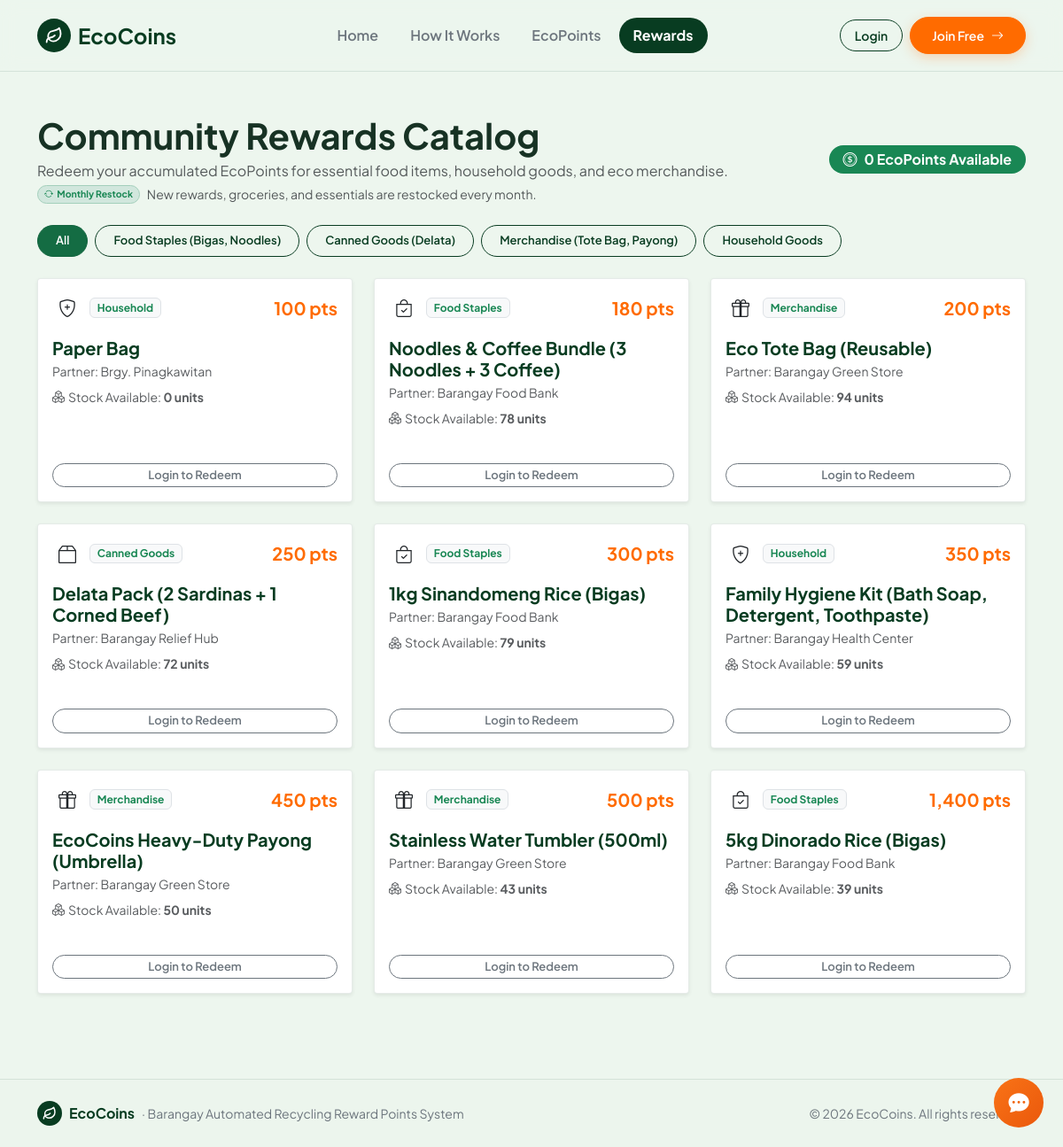
Page /rewards on the committed database.
### tables this page shows
CREATE TABLE rewards (
        id INTEGER PRIMARY KEY AUTOINCREMENT,
        title TEXT NOT NULL,
        category TEXT NOT NULL,
        points_required INTEGER NOT NULL,
        stock INTEGER DEFAULT 50,
        partner_name TEXT DEFAULT '',
        status TEXT DEFAULT 'available'
    );

### route.py (the view, shortened to what this page needs)
    @app.route('/rewards', methods=['GET', 'POST'])
    def rewards():
        user = get_current_user()
        if user and user['role'] == 'staff':
            return redirect(url_for('staff'))
        if user and user['role'] == 'admin':
            return redirect(url_for('admin'))
        message = session.pop('message', None)
        message_type = session.pop('message_type', 'success')
        claim_prompt = session.get('claim_prompt')
        claim_remaining_seconds = 0
        claim_cooldown_seconds = 0
        conn = get_db()
        cur = conn.cursor()
        all_rewards = [dict(r) for r in cur.execute("SELECT * FROM rewards ORDER BY points_required ASC").fetchall()]
        user_redemptions = []
        if user:
            user_redemptions = [dict(r) for r in cur.execute("SELECT * FROM redemptions WHERE user_id = ? ORDER BY created_at DESC", (user['id'],)).fetchall()]
        conn.close()
        user_points = user['points'] if user else 0
        return render_template(
            'rewards.html',
            active_page='rewards',
            rewards=all_rewards,
            redemptions=user_redemptions,
            user_points=user_points,
            message=message,
            message_type=message_type,
            claim_prompt=claim_prompt,
            claim_remaining_seconds=claim_remaining_seconds,
            claim_cooldown_seconds=claim_cooldown_seconds
        )

### app.py (called while the page is built, shortened)
def _read_env_value(key, default=''):
    val = os.environ.get(key, '').strip()
    if val:
        return val
    env_path = os.path.join(os.path.dirname(os.path.abspath(__file__)), '.env')
    return default

def get_csrf_token():
    token = session.get('_csrf_token')
    if not token:
        token = secrets.token_hex(32)
        session['_csrf_token'] = token
    return token

@app.before_request
def enforce_csrf_protection():
    if app.config.get('CSRF_ENABLED', True) is False:
        return None
    return None

@app.context_processor
def inject_user():
    user = get_current_user()
    released_claims_count = 0
    verify_cooldown_remaining = None
    verify_cooldown_until_display = None
    return {
        'current_user': user,
        'released_claims_count': released_claims_count,
        'verify_cooldown_remaining': verify_cooldown_remaining,
        'verify_cooldown_until_display': verify_cooldown_until_display,
        'google_client_id': _read_env_value('GOOGLE_CLIENT_ID'),
        'csrf_token': get_csrf_token()
    }

### db.py (called while the page is built, shortened)
def get_db():
    conn = sqlite3.connect(DB_PATH)
    conn.row_factory = sqlite3.Row
    return conn

def get_current_user():
    user_id = session.get('user_id')
    if not user_id:
        return None

### templates/rewards.html (shortened to what this page needs)
{% extends 'base.html' %}
{% block content %}
<main class="py-5">
  <div class="container">
    <div class="d-flex flex-column flex-md-row justify-content-between align-items-md-center gap-3 mb-4">
      <div>
        <h1 class="fw-bold mb-1">Community Rewards Catalog</h1>
        <p class="text-muted mb-1">Redeem your accumulated EcoPoints for essential food items, household goods, and eco merchandise.</p>
        <p class="text-muted small mb-0 d-flex align-items-center gap-2 flex-wrap">
          <span class="badge bg-success-subtle text-success border border-success-subtle rounded-pill px-2.5 py-1">
            <i class="bi bi-arrow-repeat me-1"></i>Monthly Restock
          </span>
          <span>New rewards, groceries, and essentials are restocked every month.</span>
        </p>
      </div>
      <div class="badge bg-success fs-6 py-2 px-3 rounded-pill d-inline-flex align-items-center gap-2">
        <i class="bi bi-coin"></i>
        <span>{{ "{:,}".format(user_points) }} EcoPoints Available</span>
      </div>
    </div>
    <div class="d-flex flex-wrap gap-2 mb-4 filter-container">
      <button type="button" class="btn btn-sm btn-success filter-btn active" data-filter="all">All</button>
      <button type="button" class="btn btn-sm btn-outline-success filter-btn" data-filter="Food Staples">Food Staples (Bigas, Noodles)</button>
      <button type="button" class="btn btn-sm btn-outline-success filter-btn" data-filter="Canned Goods">Canned Goods (Delata)</button>
      <button type="button" class="btn btn-sm btn-outline-success filter-btn" data-filter="Merchandise">Merchandise (Tote Bag, Payong)</button>
      <button type="button" class="btn btn-sm btn-outline-success filter-btn" data-filter="Household">Household Goods</button>
    </div>
    <div class="row g-4 mb-5">
      {% for r in rewards %}
        {% set cost = r.points_required %}
        {% set can_afford = (user_points >= cost) %}
        {% set needed = cost - user_points %}
        <div class="col-md-6 col-lg-4 filter-item" data-category="{{ r.category }}">
          <div class="card rounded-1 shadow-sm h-100 d-flex flex-column justify-content-between p-3 gap-2 mb-3">
            <div>
              <div class="d-flex justify-content-between align-items-center mb-3">
                <div class="d-flex align-items-center gap-2">
                  {% if r.category == 'Food Staples' %}
                    <span class="eco-icon-tile" style="width: 34px; height: 34px;">
                      <i class="bi bi-bag-check fs-5"></i>
                    </span>
                  {% elif r.category == 'Canned Goods' %}
                    <span class="eco-icon-tile" style="width: 34px; height: 34px;">
                      <i class="bi bi-box2 fs-5"></i>
                    </span>
                  {% elif r.category == 'Household' %}
                    <span class="eco-icon-tile" style="width: 34px; height: 34px;">
                      <i class="bi bi-shield-plus fs-5"></i>
                    </span>
                  {% else %}
                    <span class="eco-icon-tile" style="width: 34px; height: 34px;">
                      <i class="bi bi-gift fs-5"></i>
                    </span>
                  {% endif %}
                  <span class="badge bg-light text-success border">{{ r.category }}</span>
                </div>
                <span class="fw-bold text-accent fs-5">{{ "{:,}".format(cost) }} pts</span>
              </div>
              <h5 class="fw-bold mb-1" style="color: var(--eco-forest);">{{ r.title }}</h5>
              <div class="text-muted small mb-2">Partner: {{ r.partner_name if r.partner_name else 'Barangay Program' }}</div>
              <div class="small text-muted mb-3"><i class="bi bi-boxes me-1"></i>Stock Available: <strong>{{ r.stock }} units</strong></div>
            </div>
            <div>
              {% if not current_user %}
                <a href="{{ url_for('login') }}" class="btn btn-outline-secondary btn-sm w-100 btn-pill">Login to Redeem</a>
              {% elif current_user.role == 'resident' and not current_user.is_verified %}
                <button class="btn btn-light btn-sm w-100 text-muted border" disabled>
                  <i class="bi bi-lock-fill me-1"></i>
                  {% if current_user.verification_status == 'pending' %}Pending Verification{% else %}Verification Required{% endif %}
                </button>
              {% elif claim_cooldown_seconds > 0 %}
                <button class="btn btn-light btn-sm w-100 text-muted" disabled>
                  <i class="bi bi-hourglass-split me-1"></i>On Cooldown
                </button>
              {% elif can_afford and r.stock > 0 %}
                <button type="button" class="btn btn-accent btn-sm w-100 btn-pill btn-redeem" data-bs-toggle="modal" data-bs-target="#redeemModal" data-id="{{ r.id }}" data-title="{{ r.title }}" data-points="{{ '{:,}'.format(cost) }}">
                  <span>Redeem Reward</span>
                  <i class="bi bi-arrow-right ms-1"></i>
                </button>
              {% elif r.stock <= 0 %}
                <button class="btn btn-light btn-sm w-100 text-muted" disabled>
                  Out of Stock
                </button>
              {% else %}
                <button class="btn btn-light btn-sm w-100 text-muted" disabled>
                  Needs {{ "{:,}".format(needed) }} more pts
                </button>
              {% endif %}
            </div>
          </div>
        </div>
      {% endfor %}
    </div>
  </div>
</main>
{% endblock %}

### rows in the picture
rewards: category "Household", points_required "100", title "Paper Bag", partner_name "Brgy. Pinagkawitan", stock "0"
rewards: category "Food Staples", points_required "180", title "Noodles & Coffee Bundle (3 Noodles + 3 Coffee)", partner_name "Barangay Food Bank", stock "78"
rewards: category "Merchandise", points_required "200", title "Eco Tote Bag (Reusable)", partner_name "Barangay Green Store", stock "94"
rewards: category "Canned Goods", points_required "250", title "Delata Pack (2 Sardinas + 1 Corned Beef)", partner_name "Barangay Relief Hub", stock "72"
rewards: category "Food Staples", points_required "300", title "1kg Sinandomeng Rice (Bigas)", partner_name "Barangay Food Bank", stock "79"
rewards: category "Household", points_required "350", title "Family Hygiene Kit (Bath Soap, Detergent, Toothpaste)", partner_name "Barangay Health Center", stock "59"
rewards: category "Merchandise", points_required "450", title "EcoCoins Heavy-Duty Payong (Umbrella)", partner_name "Barangay Green Store", stock "50"
rewards: category "Merchandise", points_required "500", title "Stainless Water Tumbler (500ml)", partner_name "Barangay Green Store", stock "43"
rewards: category "Food Staples", points_required "1,400", title "5kg Dinorado Rice (Bigas)", partner_name "Barangay Food Bank", stock "39"

### other values in the picture
{{ "{:,}".format(user_points) }} "0"
